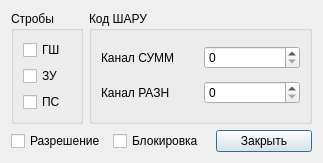
<?xml version="1.0" encoding="UTF-8"?>
<ui version="4.0">
 <class>DlgSetPrm</class>
 <widget class="QDialog" name="DlgSetPrm">
  <property name="geometry">
   <rect>
    <x>0</x>
    <y>0</y>
    <width>323</width>
    <height>162</height>
   </rect>
  </property>
  <property name="windowTitle">
   <string>Настройка приёмника</string>
  </property>
  <layout class="QGridLayout" name="gridLayout_2">
   <item row="0" column="0">
    <widget class="QGroupBox" name="groupStrobe">
     <property name="sizePolicy">
      <sizepolicy hsizetype="Minimum" vsizetype="Preferred">
       <horstretch>0</horstretch>
       <verstretch>0</verstretch>
      </sizepolicy>
     </property>
     <property name="title">
      <string>Стробы</string>
     </property>
     <layout class="QVBoxLayout" name="verticalLayout">
      <item>
       <widget class="QCheckBox" name="checkGsh">
        <property name="text">
         <string>ГШ</string>
        </property>
       </widget>
      </item>
      <item>
       <widget class="QCheckBox" name="checkZu">
        <property name="text">
         <string>ЗУ</string>
        </property>
       </widget>
      </item>
      <item>
       <widget class="QCheckBox" name="checkPilot">
        <property name="text">
         <string>ПС</string>
        </property>
       </widget>
      </item>
     </layout>
    </widget>
   </item>
   <item row="0" column="1">
    <widget class="QGroupBox" name="groupBox">
     <property name="sizePolicy">
      <sizepolicy hsizetype="Expanding" vsizetype="Preferred">
       <horstretch>0</horstretch>
       <verstretch>0</verstretch>
      </sizepolicy>
     </property>
     <property name="title">
      <string>Код ШАРУ</string>
     </property>
     <layout class="QGridLayout" name="gridLayout">
      <item row="0" column="0">
       <widget class="QLabel" name="labelCh1">
        <property name="text">
         <string>Канал СУММ</string>
        </property>
       </widget>
      </item>
      <item row="0" column="1">
       <widget class="QSpinBox" name="spinCh1">
        <property name="maximum">
         <number>31</number>
        </property>
       </widget>
      </item>
      <item row="1" column="0">
       <widget class="QLabel" name="labelCh2">
        <property name="text">
         <string>Канал РАЗН</string>
        </property>
       </widget>
      </item>
      <item row="1" column="1">
       <widget class="QSpinBox" name="spinCh2">
        <property name="maximum">
         <number>31</number>
        </property>
       </widget>
      </item>
     </layout>
    </widget>
   </item>
   <item row="1" column="0" colspan="2">
    <layout class="QHBoxLayout" name="horizontalLayout">
     <item>
      <widget class="QCheckBox" name="checkAllow">
       <property name="text">
        <string>Разрешение</string>
       </property>
      </widget>
     </item>
     <item>
      <widget class="QCheckBox" name="checkBlock">
       <property name="text">
        <string>Блокировка</string>
       </property>
      </widget>
     </item>
     <item>
      <widget class="QPushButton" name="pushClose">
       <property name="text">
        <string>Закрыть</string>
       </property>
      </widget>
     </item>
    </layout>
   </item>
  </layout>
 </widget>
 <tabstops>
  <tabstop>checkBlock</tabstop>
  <tabstop>checkGsh</tabstop>
  <tabstop>checkZu</tabstop>
  <tabstop>checkPilot</tabstop>
  <tabstop>spinCh1</tabstop>
  <tabstop>spinCh2</tabstop>
  <tabstop>pushClose</tabstop>
 </tabstops>
 <resources/>
 <connections/>
</ui>
